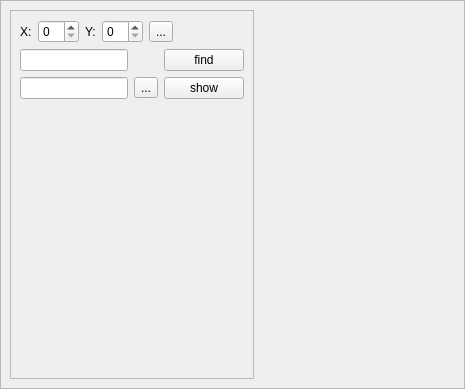
<?xml version="1.0" encoding="UTF-8"?>
<ui version="4.0">
 <class>MyFindForm</class>
 <widget class="QWidget" name="MyFindForm">
  <property name="geometry">
   <rect>
    <x>0</x>
    <y>0</y>
    <width>465</width>
    <height>389</height>
   </rect>
  </property>
  <layout class="QVBoxLayout" name="verticalLayout">
   <property name="leftMargin">
    <number>0</number>
   </property>
   <property name="topMargin">
    <number>0</number>
   </property>
   <property name="rightMargin">
    <number>0</number>
   </property>
   <property name="bottomMargin">
    <number>0</number>
   </property>
   <item>
    <widget class="QFrame" name="main_frame">
     <property name="frameShape">
      <enum>QFrame::StyledPanel</enum>
     </property>
     <property name="frameShadow">
      <enum>QFrame::Raised</enum>
     </property>
     <layout class="QVBoxLayout" name="verticalLayout_2">
      <item>
       <layout class="QHBoxLayout" name="horizontalLayout_2">
        <item>
         <widget class="QFrame" name="frame">
          <property name="sizePolicy">
           <sizepolicy hsizetype="Fixed" vsizetype="Preferred">
            <horstretch>0</horstretch>
            <verstretch>0</verstretch>
           </sizepolicy>
          </property>
          <property name="frameShape">
           <enum>QFrame::StyledPanel</enum>
          </property>
          <property name="frameShadow">
           <enum>QFrame::Raised</enum>
          </property>
          <layout class="QVBoxLayout" name="verticalLayout_3">
           <item>
            <layout class="QHBoxLayout" name="horizontalLayout">
             <item>
              <widget class="QLabel" name="label_4">
               <property name="sizePolicy">
                <sizepolicy hsizetype="Fixed" vsizetype="Preferred">
                 <horstretch>0</horstretch>
                 <verstretch>0</verstretch>
                </sizepolicy>
               </property>
               <property name="text">
                <string>X:</string>
               </property>
              </widget>
             </item>
             <item>
              <widget class="QSpinBox" name="sb_pos_x"/>
             </item>
             <item>
              <widget class="QLabel" name="label_5">
               <property name="sizePolicy">
                <sizepolicy hsizetype="Fixed" vsizetype="Preferred">
                 <horstretch>0</horstretch>
                 <verstretch>0</verstretch>
                </sizepolicy>
               </property>
               <property name="text">
                <string>Y:</string>
               </property>
              </widget>
             </item>
             <item>
              <widget class="QSpinBox" name="sb_pos_y"/>
             </item>
             <item>
              <widget class="QToolButton" name="btn_click">
               <property name="text">
                <string>...</string>
               </property>
              </widget>
             </item>
             <item>
              <spacer name="horizontalSpacer_2">
               <property name="orientation">
                <enum>Qt::Horizontal</enum>
               </property>
               <property name="sizeHint" stdset="0">
                <size>
                 <width>40</width>
                 <height>20</height>
                </size>
               </property>
              </spacer>
             </item>
            </layout>
           </item>
           <item>
            <layout class="QGridLayout" name="gridLayout_2">
             <item row="0" column="0">
              <widget class="QLineEdit" name="le_title">
               <property name="maximumSize">
                <size>
                 <width>800</width>
                 <height>16777215</height>
                </size>
               </property>
              </widget>
             </item>
             <item row="1" column="1">
              <widget class="QToolButton" name="btn_set">
               <property name="text">
                <string>...</string>
               </property>
              </widget>
             </item>
             <item row="1" column="2">
              <widget class="QPushButton" name="btn_show">
               <property name="text">
                <string>show</string>
               </property>
              </widget>
             </item>
             <item row="0" column="2">
              <widget class="QPushButton" name="btn_find_programm">
               <property name="text">
                <string>find</string>
               </property>
              </widget>
             </item>
             <item row="1" column="0">
              <widget class="QLineEdit" name="le_screenshot">
               <property name="maximumSize">
                <size>
                 <width>800</width>
                 <height>16777215</height>
                </size>
               </property>
              </widget>
             </item>
            </layout>
           </item>
           <item>
            <layout class="QGridLayout" name="grid"/>
           </item>
           <item>
            <widget class="Worker" name="worker_widget" native="true">
             <property name="sizePolicy">
              <sizepolicy hsizetype="Preferred" vsizetype="Expanding">
               <horstretch>0</horstretch>
               <verstretch>0</verstretch>
              </sizepolicy>
             </property>
            </widget>
           </item>
          </layout>
         </widget>
        </item>
        <item>
         <widget class="ShowPicture" name="showpicture_widget" native="true"/>
        </item>
       </layout>
      </item>
     </layout>
    </widget>
   </item>
  </layout>
 </widget>
 <customwidgets>
  <customwidget>
   <class>ShowPicture</class>
   <extends>QWidget</extends>
   <header>showpicture.hpp</header>
   <container>1</container>
  </customwidget>
  <customwidget>
   <class>Worker</class>
   <extends>QWidget</extends>
   <header>worker.hpp</header>
   <container>1</container>
  </customwidget>
 </customwidgets>
 <tabstops>
  <tabstop>sb_pos_x</tabstop>
  <tabstop>sb_pos_y</tabstop>
  <tabstop>btn_click</tabstop>
  <tabstop>le_title</tabstop>
  <tabstop>btn_find_programm</tabstop>
  <tabstop>le_screenshot</tabstop>
  <tabstop>btn_set</tabstop>
  <tabstop>btn_show</tabstop>
 </tabstops>
 <resources/>
 <connections/>
</ui>
